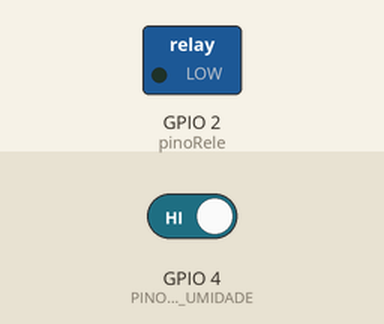
This program was run on a simulated ESP32. On the bench: switched loads named in the program (green lamp = pin HIGH). The inputs (shaded band) are chosen by the test bench; at power-on: GPIO 4 (PINO_SENSOR_UMIDADE) HIGH. WiFi joins after 1.5 s; servers stay silent unless stated; storage starts empty; what the program prints to the serial monitor is not drawn.

Above: at 3.2 s.
3.3 s: GPIO 4 (PINO_SENSOR_UMIDADE) driven LOW
At 4.2 s:
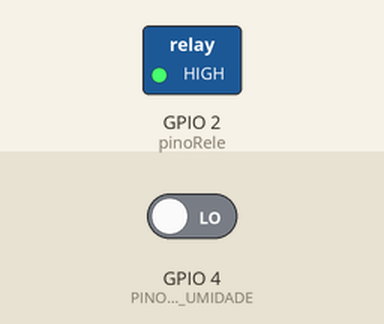
5.0 s: GPIO 4 (PINO_SENSOR_UMIDADE) driven HIGH
At 5.3 s:
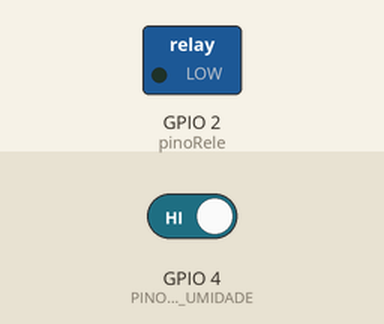
Timing chart, 0 to 8.0 s (numbered marks = the images above; inputs shaded):
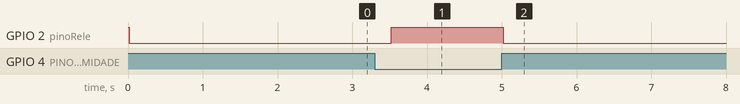

The program:

main.cpp
```cpp
#include <WiFi.h>
#include <AsyncTCP.h>
#include <ESPAsyncWebServer.h>
#include <LittleFS.h>
#include <ArduinoJson.h>

const char* ssid = "Ftc-SL1";
const char* password = "fatecatb";

const int pinoRele = 2;
const uint8_t PINO_SENSOR_UMIDADE = 4;
const uint8_t RELE_LIGADO = LOW;
const uint8_t RELE_DESLIGADO = HIGH;
const uint8_t SENSOR_UMIDO_LEVEL = LOW;
const unsigned long INTERVALO_LEITURA_SENSOR = 500;

bool bombaLigada = false;
bool soloUmido = false;
bool modoAutomatico = true;
unsigned long ultimaLeituraSensor = 0;

AsyncWebServer server(80);
AsyncWebSocket ws("/ws");

void aplicarEstadoBomba(bool estado) {
  bombaLigada = estado;
  digitalWrite(pinoRele, bombaLigada ? RELE_LIGADO : RELE_DESLIGADO);
}

void notificarEstado() {
  JsonDocument doc;
  doc["bomba"] = bombaLigada;
  doc["umido"] = soloUmido;
  doc["automatico"] = modoAutomatico;

  String resposta;
  serializeJson(doc, resposta);
  ws.textAll(resposta);
}

void atualizarControleAutomatico() {
  if (modoAutomatico) {
    aplicarEstadoBomba(!soloUmido);
  }
}

void onEvent(AsyncWebSocket *server, AsyncWebSocketClient *client, AwsEventType type, void *arg, uint8_t *data, size_t len) {
  if (type == WS_EVT_CONNECT) {
    JsonDocument doc;
    doc["bomba"] = bombaLigada;
    doc["umido"] = soloUmido;
    doc["automatico"] = modoAutomatico;
    String resposta;
    serializeJson(doc, resposta);
    client->text(resposta);
    return;
  }

  if (type != WS_EVT_DATA) {
    return;
  }

  AwsFrameInfo *info = (AwsFrameInfo*)arg;
  if (!(info->final && info->index == 0 && info->len == len && info->opcode == WS_TEXT)) {
    return;
  }

  JsonDocument doc;
  DeserializationError erro = deserializeJson(doc, data, len);
  if (erro) {
    return;
  }

  if (doc["acao"] == "toggleBomba" && doc["estado"].is<bool>() && !modoAutomatico) {
    aplicarEstadoBomba(doc["estado"].as<bool>());
    notificarEstado();
  } else if (doc["acao"] == "setMode" && doc["automatico"].is<bool>()) {
    modoAutomatico = doc["automatico"].as<bool>();
    atualizarControleAutomatico();
    notificarEstado();
  }
}

void setup() {
  Serial.begin(115200);
  pinMode(pinoRele, OUTPUT);
  digitalWrite(pinoRele, RELE_DESLIGADO);
  pinMode(PINO_SENSOR_UMIDADE, INPUT_PULLUP);

  if (!LittleFS.begin(true)) {
    Serial.println("Falha ao inicializar LittleFS");
  }

  soloUmido = digitalRead(PINO_SENSOR_UMIDADE) == SENSOR_UMIDO_LEVEL;
  atualizarControleAutomatico();

  WiFi.begin(ssid, password);
  Serial.println("Conectando ao WiFi...");

  while (WiFi.status() != WL_CONNECTED) {
    delay(1000);
    Serial.print(".");
  }

  Serial.println();
  Serial.print("WiFi conectado. IP: ");
  Serial.println(WiFi.localIP());

  ws.onEvent(onEvent);
  server.addHandler(&ws);
  server.serveStatic("/", LittleFS, "/").setDefaultFile("index.html");
  server.begin();
}

void loop() {
  ws.cleanupClients();

  const unsigned long agora = millis();
  if (agora - ultimaLeituraSensor >= INTERVALO_LEITURA_SENSOR) {
    ultimaLeituraSensor = agora;

    const bool novaLeituraUmida = digitalRead(PINO_SENSOR_UMIDADE) == SENSOR_UMIDO_LEVEL;
    if (novaLeituraUmida != soloUmido) {
      soloUmido = novaLeituraUmida;
      atualizarControleAutomatico();
      notificarEstado();
    }
  }

}
```

Measured:
- after the input at 3.3 s, GPIO 2 (pinoRele): LOW → HIGH after 0.22 s
- after the input at 5.0 s, GPIO 2 (pinoRele): HIGH → LOW at once
